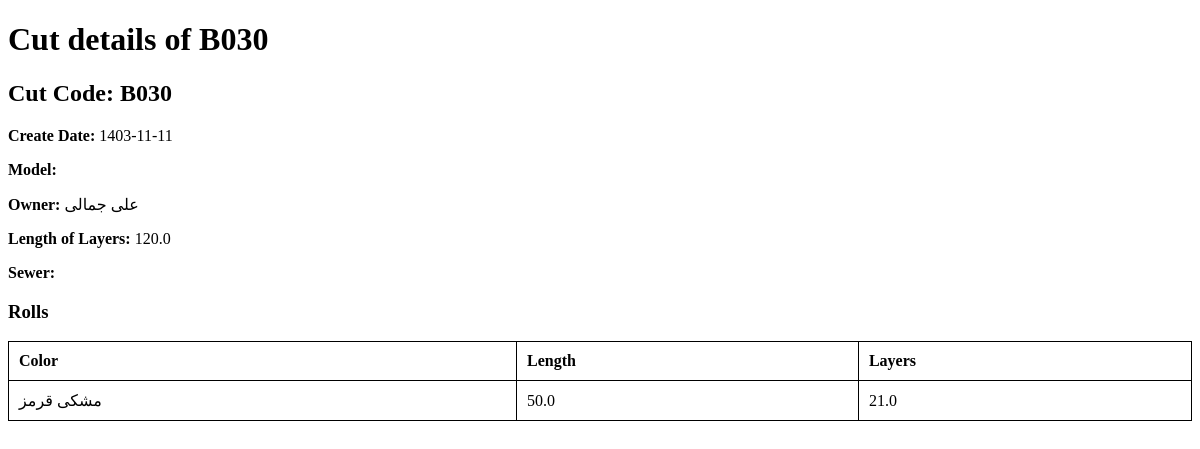
Screenshot of /api/cut/B030/ with the database file from the repository.
### core/models.py (models this page shows, shortened)
class Cut(models.Model):
    cut_code = models.CharField(max_length=100, primary_key=True)
    create_date = models.CharField(max_length=10, blank=True, null=True)
    create_date_gregorian = models.DateField(blank=True, null=True)
    owner = models.ForeignKey(Producer, on_delete=models.CASCADE, blank=True, null=True)
    sewer = models.ForeignKey('SewingHouseWorker', on_delete=models.SET_NULL, null=True, related_name='cuts', blank=True)
    model_name = models.CharField(max_length=100, blank=True, null=True)
    model_code = models.CharField(max_length=100, blank=True, null=True)
    lai_per_unit = models.PositiveSmallIntegerField(blank=True, null=True)
    product_per_layer = models.PositiveSmallIntegerField(blank=True, null=True)
    size = models.CharField(max_length=1, choices=Sizes.choices, default=Sizes.FREE, blank=True, null=True)
    length_of_layers = models.FloatField(blank=True, null=True)
    cutting_price = models.PositiveSmallIntegerField(blank=True, null=True)
    sewing_price = models.PositiveSmallIntegerField(blank=True, null=True)
    cutting_price_raw = models.PositiveSmallIntegerField(blank=True, null=True)
    sewing_price_raw = models.PositiveSmallIntegerField(blank=True, null=True)
    class Mete:
        ordering = ['create_date_gregorian']

class Producer(models.Model):
    person = models.OneToOneField(Person, on_delete=models.CASCADE, primary_key=True)
    brand_name = models.CharField(max_length=100)
    @property
    def name(self):
        return self.person.name

class Person(models.Model):
    PERSON_TYPES = [
        ('producer', 'Producer'),
        ('sewing_worker', 'Sewing House Worker'),
        ('cut_worker', 'Cut House Worker'),
    ]
    name = models.CharField(max_length=100)
    phone_number = models.CharField(max_length=15)
    person_type = models.CharField(max_length=15, choices=PERSON_TYPES)

class Roll(models.Model):
    cut = models.ForeignKey(Cut, related_name='rolls', on_delete=models.CASCADE, null=True)
    color = models.CharField(max_length=50, null=True)
    length = models.FloatField(null=True)
    layers = models.FloatField(null=True)
    products = models.PositiveSmallIntegerField(null=True)
    type_fabric = models.CharField(max_length=128, blank=True, null=True)
    description = models.CharField(max_length=128, blank=True, null=True)
    def __str__(self) -> str:
        return f'{self.color} - {self.length} - {self.cut.cut_code}'

### core/views_func.py (the view)
# urls.py: path('cut/<str:cut_code>/', cut_detail, name='cut_detail'),
def cut_detail(request, cut_code):
    cut = get_object_or_404(Cut, cut_code=cut_code)
    rolls = cut.rolls.all()
    for roll in rolls:
        print(f"\n\n{roll}\n\n")
    return render(request, 'workhouse/cut_detail.html', {'cut': cut, 'rolls': rolls})

### core/templates/workhouse/cut_detail.html (shortened to what this page needs)
<!DOCTYPE html>
<html>
  <head>
  </head>
  <body>
    <h1>Cut details of {{ cut.cut_code }}</h1>
    <div class="cut-details">
      <h2>Cut Code: {{ cut.cut_code }}</h2>
      <p><strong>Create Date:</strong> {{ cut.create_date }}</p>
      <p><strong>Model:</strong> {{ cut.model }}</p>
      <p><strong>Owner:</strong> {{ cut.owner.name }}</p>
      <p><strong>Length of Layers:</strong> {{ cut.length_of_layers }}</p>
      <p><strong>Sewer:</strong> {{ cut.sewer.name }}</p>
      <h3>Rolls</h3>
      <table>
        <thead>
          <tr>
            <th>Color</th>
            <th>Length</th>
            <th>Layers</th>
          </tr>
        </thead>
        <tbody>
          {% for roll in rolls %}
          <tr>
            <td>{{ roll.color }}</td>
            <td>{{ roll.length }}</td>
            <td>{{ roll.layers }}</td>
          </tr>
          {% endfor %}
        </tbody>
      </table>
    </div>
  </body>
</html>

### core/templates/workhouse/cut_detail.html (style rules this page uses)
table { width: 100%; border-collapse: collapse; margin-bottom: 20px; }
table, th, td { border: 1px solid black; }
th, td { padding: 10px; text-align: left; }
.cut-details { margin-bottom: 20px; }

### rows the page displays
Cut: cut_code "B030", create_date "1403-11-11", owner.name "علی جمالی", length_of_layers "120.0"
Roll: color "مشکی قرمز", length "50.0", layers "21.0"
